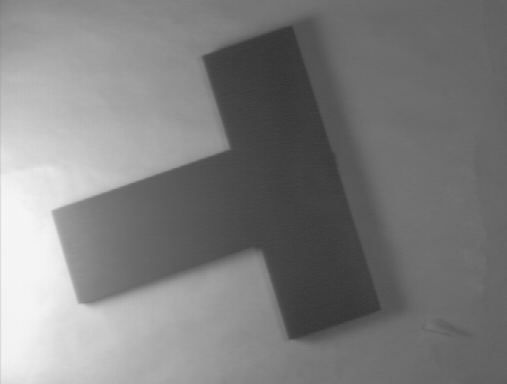
#> input picture LabWork_3/forme3.png, 507 x 384 px
$ python Threshold_w_histogram.py
#> lines starting #> are read from the running program, lines starting #| are printed output that depends on the picture; after the words box and inside, x2 and y2 are one past the last pixel; in counts of white or black regions, pixels touching at a corner belong together
from matplotlib import pyplot as plt
import cv2 as cv
import numpy as np


imgForme = cv.imread('forme3.png',0)
#> imgForme is the input picture: shape (384, 507); min 53, max 246, mean 126.3
histSize = 256
histRange = (0, 256)
histForme=cv.calcHist(imgForme, [0], None, [histSize], histRange, accumulate=False)
#> histForme = 256 values, max 35 at index 137, min 0 at index 0, mean 1.98
ret,imgFormeBin=cv.threshold(imgForme,105,130,cv.THRESH_BINARY)
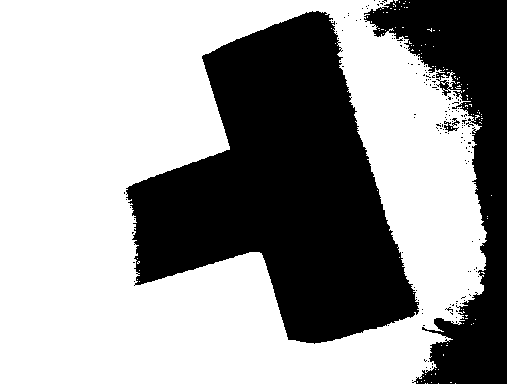
#> imgFormeBin: shape (384, 507); values 0 (black) and 130 (white), 61.7% white; 160 black regions (157 under 20 px), largest, box (x1, y1, x2, y2) and area: (126, 11, 419, 344) 53121, (364, 0, 507, 384) 20948, (444, 118, 460, 132) 93
histFormeBin=cv.calcHist(imgFormeBin, [0], None, [histSize], histRange, accumulate=False)
#> histFormeBin = 256 values, max 393 at index 130, min 0 at index 1, mean 1.98

hist_w = 256
hist_h = 300
bin_w = int(round( hist_w/histSize ))

histImage = np.zeros((hist_h, hist_w, 3), dtype=np.uint8)
histImageBin = np.zeros((hist_h, hist_w, 3), dtype=np.uint8)

cv.normalize(histForme, histForme, alpha=0, beta=hist_h, norm_type=cv.NORM_MINMAX)
cv.normalize(histFormeBin, histFormeBin, alpha=0, beta=hist_h, norm_type=cv.NORM_MINMAX)

for i in range(1, histSize):
    cv.line(histImage, ( bin_w*(i-1), hist_h - int(np.round(histForme[i-1])) ),( bin_w*(i), hist_h - int(np.round(histForme[i])) ),( 255, 255, 255), thickness=2)
    cv.line(histImageBin, ( bin_w*(i-1), hist_h - int(np.round(histFormeBin[i-1])) ),( bin_w*(i), hist_h - int(np.round(histFormeBin[i])) ),( 255, 255, 255), thickness=2)
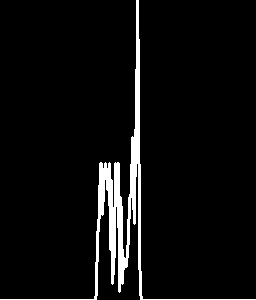
#> histImage: shape (300, 256, 3); 5.2% white; 1 white region, box (x1, y1, x2, y2) and area: (0, 0, 256, 300) 4010
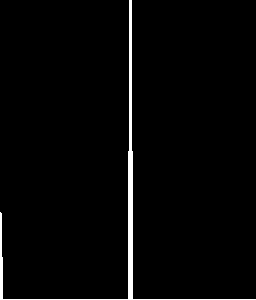
#> histImageBin: shape (300, 256, 3); 2.2% white; 1 white region, box (x1, y1, x2, y2) and area: (0, 0, 256, 300) 1664

titles = ['Forme1','hist','imgFormeBin','histImageBin']
images = [imgForme,histImage,imgFormeBin,histImageBin]
for i in range(4):
    plt.subplot(2,2,i+1),plt.imshow(images[i],'gray')
    plt.title(titles[i])
    plt.xticks([]),plt.yticks([])
plt.show()
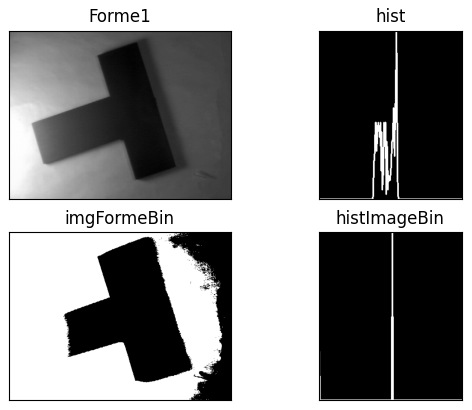
#> figure drawn by matplotlib, 4 panels

$ run again, with LabWork_3/carreb.png copied over LabWork_3/forme3.png
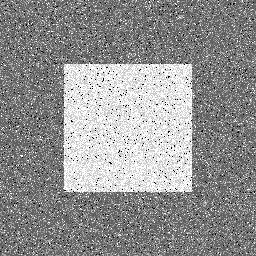
#> input picture LabWork_3/carreb.png, 256 x 256 px
#> imgForme is the input picture: shape (256, 256); min 0, max 255, mean 146.7
#> histForme = 256 values, max 107 at index 96, min 0 at index 1, mean 1
#> `ret,imgFormeBin=cv.threshold(imgForme,105,130,cv.THRESH_BINARY)`:
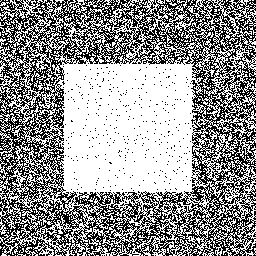
#> imgFormeBin: shape (256, 256); values 0 (black) and 130 (white), 58.1% white; black in thin lines or dots
#> histFormeBin = 256 values, max 134 at index 130, min 0 at index 1, mean 1
#> `plt.show()`:
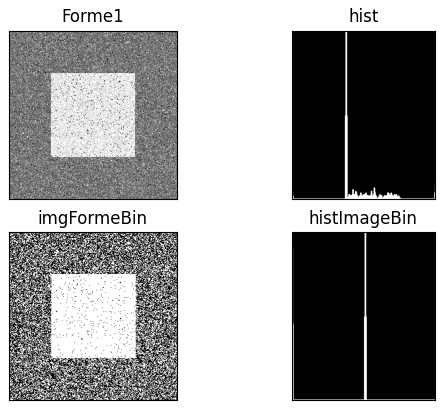
#> figure drawn by matplotlib, 4 panels
